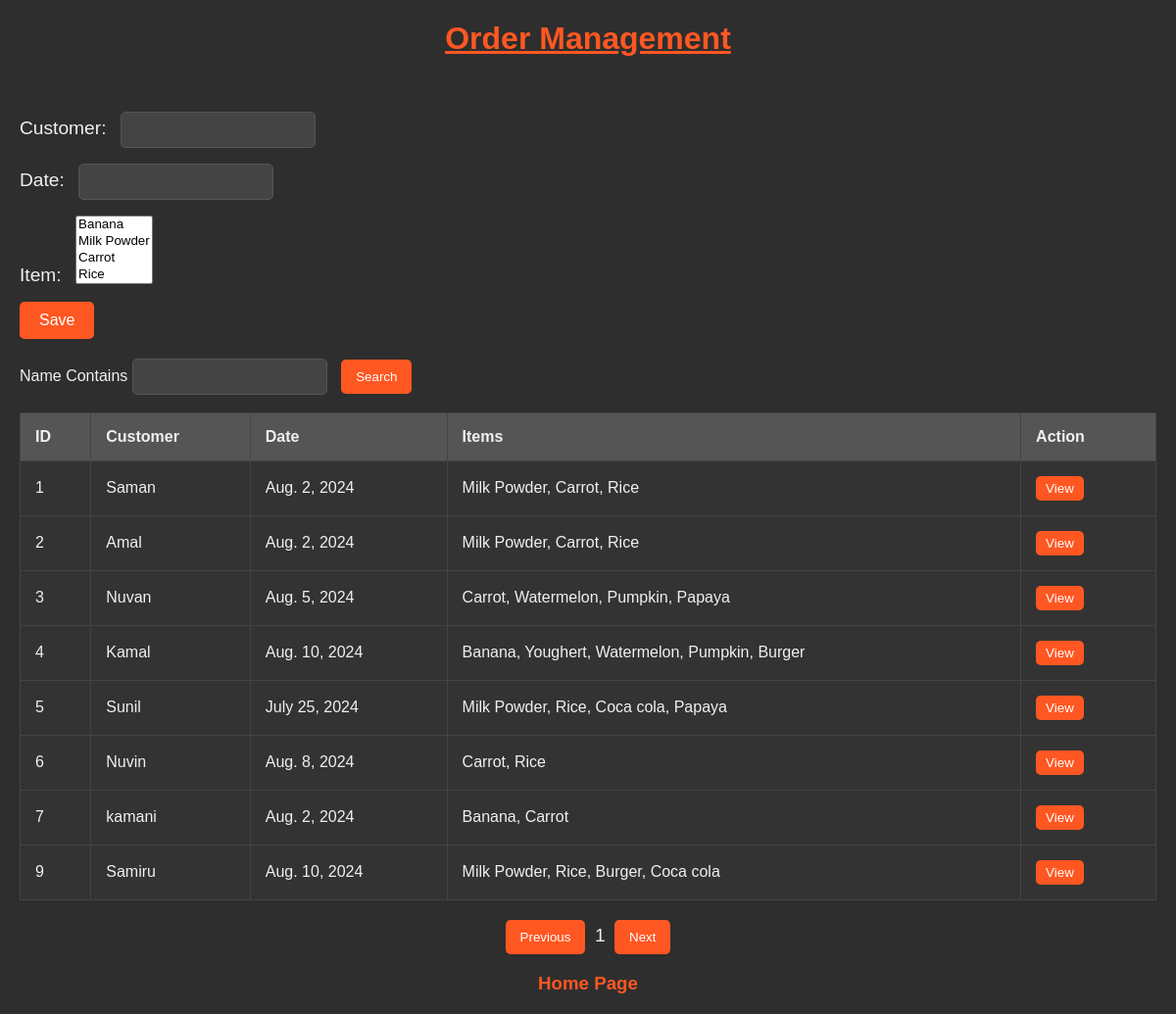
The page /app/order/ on the database its author committed.
### app/models.py (models this page shows, shortened)
class Order (models.Model):
    customer = models.CharField(max_length = 20)
    date = models.DateField()
    item = models.ManyToManyField(Item)

class Item (models.Model):
    name = models.CharField(max_length = 20)
    price = models.DecimalField(max_digits=8, decimal_places=2)
    image = models.ImageField(upload_to = 'items/')
    category = models.ForeignKey(Category, on_delete = models.CASCADE)
    unit = models.ForeignKey(Unit, on_delete = models.CASCADE)
    def __str__(self):
        return self.name

### app/views.py (the view)
# urls.py: path('order/', views.order_view, name='orders'),
def order_view(request):
    orders = Order.objects.all()
    if request.method == 'POST':
        form = OrderForm(request.POST)
        if form.is_valid():
            form.save()
    else:
        form = OrderForm()
    context = {'form':form, 'ordrs':orders}
    return render(request, 'order.html', context)

### app/forms.py
class OrderForm(forms.ModelForm):
    class Meta:
        model = Order
        fields = '__all__'

### app/templates/order.html (shortened to what this page needs)
<!DOCTYPE html>
<html lang="en">
<head>
</head>
<body>
    <h1><u>Order Management</u></h1>
    <br>
    <form method="POST">
        {{form.as_p}}
        <input type="submit" value="Save">
     </form>
     <label>Name Contains</label>
     <input>
     <button>Search</button>
     <br>
     <br>
     <table border="1">
        <tr>
            <th>ID</th>
            <th>Customer</th>
            <th>Date</th>
            <th>Items</th>
            <th>Action</th>
        </tr>
        {% for order in ordrs %}
        <tr>
            <td>{{order.id}}</td>
            <td>{{order.customer}}</td>
            <td>{{order.date}}</td>
            <td>{{order.item.all|join:", "}}</td>
            <td><button>View</button></td>
        </tr>
        {% endfor %}
     </table>
     <div class="pagination">
        <button>Previous</button>
        <label>1</label>
        <button>Next</button>
    </div>
    <li><a href="{% url 'home' %}"><h3>Home Page</h3></a></li>
</body>
</html>

### app/templates/order.html (style rules this page uses)
body { background-color: #2e2e2e; color: #f0f0f0; font-family: Arial, sans-serif; margin: 20px; }
h1 { text-align: center; color: #ff5722; }
form { margin-bottom: 20px; }
form label, form lable { margin-right: 10px; font-size: 1.2em; }
form input { padding: 10px; margin-right: 10px; border: 1px solid #555; border-radius: 5px; background-color: #444; color: #fff; }
table { width: 100%; border-collapse: collapse; margin-bottom: 20px; }
table, th, td { border: 1px solid #444; }
th, td { padding: 15px; text-align: left; }
th { background-color: #555; }
td { background-color: #333; }
td button { padding: 5px 10px; border: none; border-radius: 5px; background-color: #ff5722; color: #fff; cursor: pointer; }
button { padding: 10px 15px; border: none; border-radius: 5px; background-color: #ff5722; color: #fff; cursor: pointer; margin-right: 10px; }
input { padding: 10px; margin-right: 10px; border: 1px solid #555; border-radius: 5px; background-color: #444; color: #fff; }
input[type="submit"] { padding: 10px 20px; border: none; border-radius: 5px; background-color: #ff5722; color: #fff; font-size: 1em; cursor: pointer; transition: background-color 0.3s; }
.pagination { text-align: center; }
.pagination button { padding: 10px 15px; border: none; border-radius: 5px; background-color: #ff5722; color: #fff; cursor: pointer; margin: 0 5px; }
.pagination label { font-size: 1.2em; }
li { list-style: none; text-align: center; }
a { color: #ff5722; text-decoration: none; }

### rows shown on the page
Order: id "1", customer "Saman", date "Aug. 2, 2024", item.all "Milk Powder, Carrot, Rice"
Order: id "2", customer "Amal", date "Aug. 2, 2024", item.all "Milk Powder, Carrot, Rice"
Order: id "3", customer "Nuvan", date "Aug. 5, 2024", item.all "Carrot, Watermelon, Pumpkin, Papaya"
Order: id "4", customer "Kamal", date "Aug. 10, 2024", item.all "Banana, Youghert, Watermelon, Pumpkin, Burger"
Order: id "5", customer "Sunil", date "July 25, 2024", item.all "Milk Powder, Rice, Coca cola, Papaya"
Order: id "6", customer "Nuvin", date "Aug. 8, 2024", item.all "Carrot, Rice"
Order: id "7", customer "kamani", date "Aug. 2, 2024", item.all "Banana, Carrot"
Order: id "9", customer "Samiru", date "Aug. 10, 2024", item.all "Milk Powder, Rice, Burger, Coca cola"
